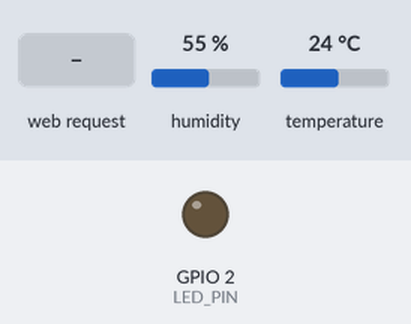
Bench run of a sketch on a simulated ESP32. On the bench: output pins drawn as LEDs (lit = HIGH). The test bench sets the inputs (shaded band); at power-on: humidity 55 %, temperature 24 °C. What the sketch prints to the serial monitor is not drawn.

Above: at 2.7 s.
2.8 s: HTTP request GET / received
At 2.92 s:
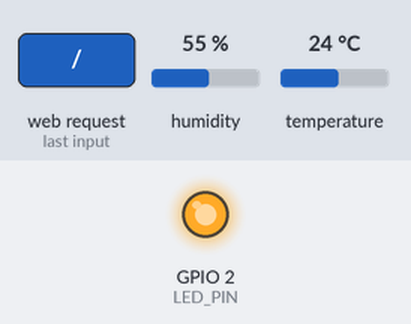
Timing chart, 0 to 5.8 s (numbered marks = the images above; inputs shaded):
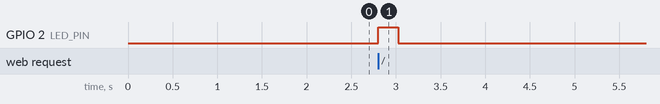

The sketch:

sketch_aug20b.ino
```cpp
#include <ETH.h>
#include <WebServer.h>
#include "DHT.h"

// Definisi Pin & Tipe Sensor
#define DHTPIN 4     // Pin data DHT11 terhubung ke GPIO 4
#define DHTTYPE DHT11
#define LED_PIN 2    // Pin LED indikator terhubung ke GPIO 2

DHT dht(DHTPIN, DHTTYPE);
WebServer server(80);

// Konfigurasi IP Statis (Sesuaikan dengan subnet jaringan Anda)
IPAddress local_IP(192, 168, 2, 23); // Alamat IP untuk WT32-ETH01
IPAddress gateway(192, 168, 2, 254);   // Alamat IP Gateway / Router
IPAddress subnet(255, 255, 255, 0);  // Subnet Mask
IPAddress primaryDNS(8, 8, 8, 8);    // DNS Primer (Google DNS)

void handleRoot() {
  // Nyalakan LED saat halaman web diakses/dibaca
  digitalWrite(LED_PIN, HIGH);

  float h = dht.readHumidity();
  float t = dht.readTemperature();

  // Membuat halaman HTML sederhana dengan fitur auto-refresh setiap 5 detik
  String html = "<html lang='en'>";
  html += "<head><meta http-equiv='refresh' content='5'><title>Monitoring Suhu LAN</title></head>";
  html += "<body style='font-family: Arial; text-align: center; margin-top: 50px;'>";
  html += "<h1>Monitoring Suhu & Kelembapan (WT32-ETH01)</h1>";
  html += "<p style='font-size: 24px;'>Suhu: <b>" + String(t) + " &deg;C</b></p>";
  html += "<p style='font-size: 24px;'>Kelembapan: <b>" + String(h) + " %</b></p>";
  html += "</body></html>";

  server.send(200, "text/html", html);

  // Matikan LED setelah proses selesai
  delay(200);
  digitalWrite(LED_PIN, LOW);
}

void setup() {
  Serial.begin(115200);

  // Konfigurasi Pin LED sebagai Output
  pinMode(LED_PIN, OUTPUT);
  digitalWrite(LED_PIN, LOW);

  // Inisialisasi Sensor DHT
  dht.begin();

  // Terapkan konfigurasi IP Statis (HARUS dipanggil sebelum ETH.begin())
  if (!ETH.config(local_IP, gateway, subnet, primaryDNS)) {
    Serial.println("Gagal mengatur konfigurasi IP statis!");
  }

  // Mulai Ethernet
  ETH.begin();

  // Daftarkan fungsi handler untuk web server
  server.on("/", handleRoot);
  server.begin();

  Serial.println("Web Server LAN Berjalan!");
  Serial.print("Akses melalui IP Statis: http://");
  Serial.println(local_IP);
}

void loop() {
  // Menangani permintaan akses dari browser secara terus-menerus
  server.handleClient();
}
```

Measured:
- after the input at 2.8 s, GPIO 2 (LED_PIN): LOW → HIGH at once, → LOW 0.22 s later
